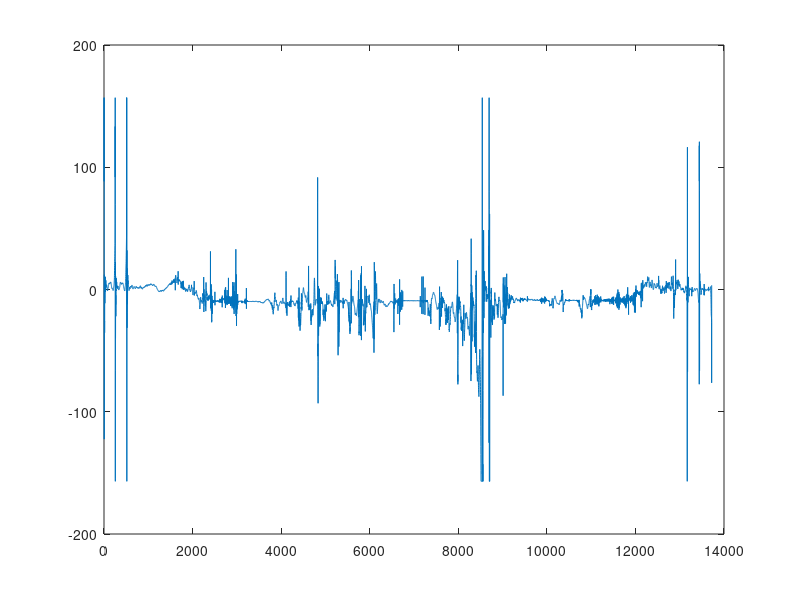
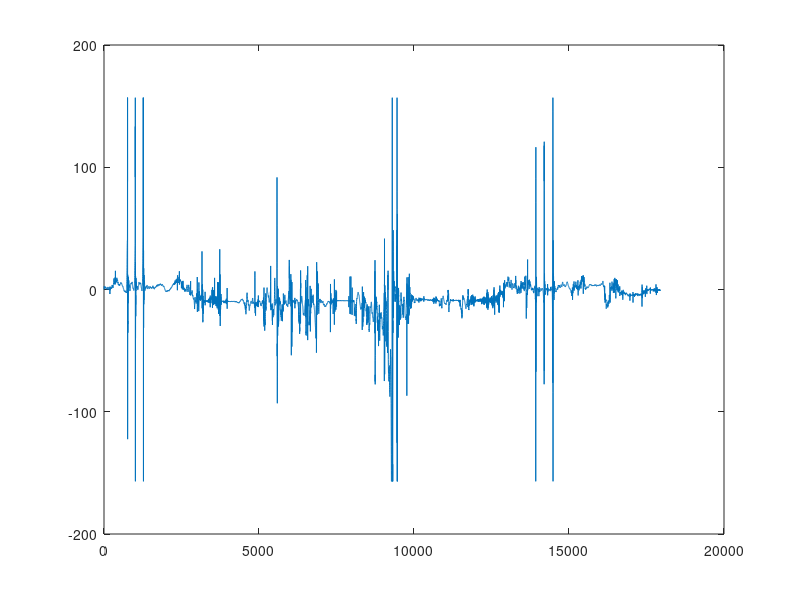

Recreate these plots in MATLAB, in order.
close all;
fileID= fopen('Mat2.txt','r');
fileID2=fopen('Mat.txt','r');
formatSpec= '%f\n';
A=fscanf(fileID,formatSpec);
B=fscanf(fileID2,formatSpec);

figure();
plot(A);

figure();
plot(B);